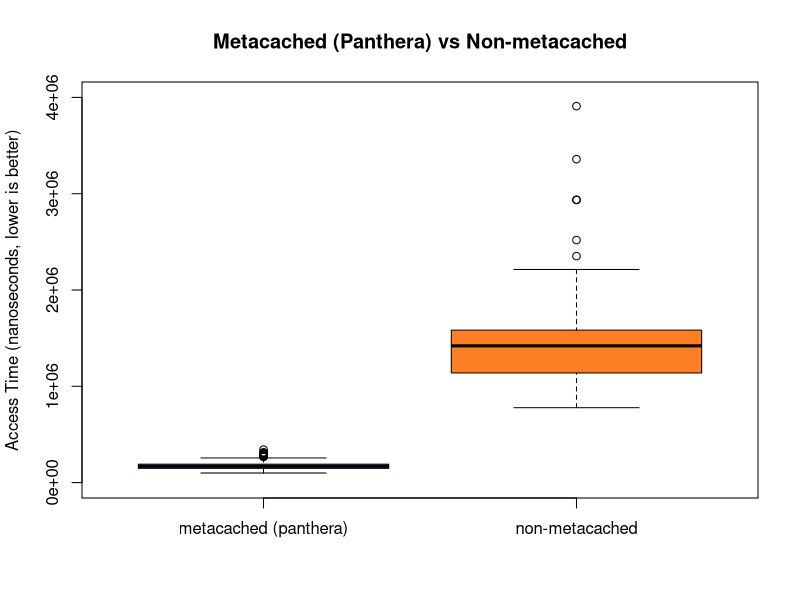

The R source for this figure:
#read in the data
dat <- read.csv("latencies.csv", head = TRUE, sep=",")

cached_data = unlist(na.omit(dat[1]))
noncached_data = unlist(na.omit(dat[2]))

df <- data.frame(metacached = cached_data, non_metacached = noncached_data)
pdf("boxplot.pdf")
boxplot(df, ylim=c(0, 4000000), col=c('cornflowerblue', 'chocolate1'), xaxt="n")
title("Metacached (Panthera) vs Non-metacached")
axis(1, at=1:2, labels=c("metacached (panthera)", "non-metacached"))
title(ylab = "Access Time (nanoseconds, lower is better)")
dev.off()
